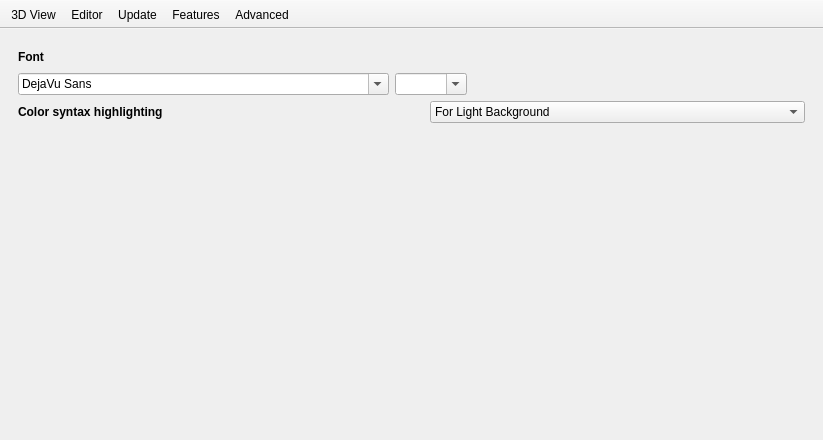
<?xml version="1.0" encoding="UTF-8"?>
<ui version="4.0">
 <class>Preferences</class>
 <widget class="QMainWindow" name="Preferences">
  <property name="geometry">
   <rect>
    <x>0</x>
    <y>0</y>
    <width>823</width>
    <height>440</height>
   </rect>
  </property>
  <property name="sizePolicy">
   <sizepolicy hsizetype="Preferred" vsizetype="Preferred">
    <horstretch>0</horstretch>
    <verstretch>0</verstretch>
   </sizepolicy>
  </property>
  <property name="windowTitle">
   <string>Preferences</string>
  </property>
  <property name="unifiedTitleAndToolBarOnMac">
   <bool>true</bool>
  </property>
  <widget class="QWidget" name="centralwidget">
   <layout class="QVBoxLayout" name="verticalLayout">
    <item>
     <widget class="QStackedWidget" name="stackedWidget">
      <property name="currentIndex">
       <number>1</number>
      </property>
      <widget class="QWidget" name="page3DView">
       <layout class="QVBoxLayout" name="verticalLayout_4">
        <item>
         <layout class="QHBoxLayout" name="horizontalLayout" stretch="1,3">
          <item>
           <layout class="QVBoxLayout" name="verticalLayout_2">
            <item>
             <widget class="QLabel" name="label">
              <property name="text">
               <string>Color scheme:</string>
              </property>
             </widget>
            </item>
            <item>
             <widget class="QListWidget" name="colorSchemeChooser">
              <property name="alternatingRowColors">
               <bool>false</bool>
              </property>
              <property name="currentRow">
               <number>0</number>
              </property>
              <item>
               <property name="text">
                <string>Cornfield</string>
               </property>
              </item>
              <item>
               <property name="text">
                <string>Metallic</string>
               </property>
              </item>
              <item>
               <property name="text">
                <string>Sunset</string>
               </property>
              </item>
             </widget>
            </item>
           </layout>
          </item>
          <item>
           <spacer name="horizontalSpacer">
            <property name="orientation">
             <enum>Qt::Horizontal</enum>
            </property>
            <property name="sizeHint" stdset="0">
             <size>
              <width>40</width>
              <height>20</height>
             </size>
            </property>
           </spacer>
          </item>
         </layout>
        </item>
        <item>
         <spacer name="verticalSpacer">
          <property name="orientation">
           <enum>Qt::Vertical</enum>
          </property>
          <property name="sizeHint" stdset="0">
           <size>
            <width>20</width>
            <height>645</height>
           </size>
          </property>
         </spacer>
        </item>
       </layout>
      </widget>
      <widget class="QWidget" name="pageEditor">
       <layout class="QVBoxLayout" name="verticalLayout_5">
        <item>
         <layout class="QGridLayout" name="gridLayout">
          <item row="0" column="0">
           <widget class="QLabel" name="labelFont">
            <property name="font">
             <font>
              <weight>75</weight>
              <bold>true</bold>
             </font>
            </property>
            <property name="text">
             <string>Font</string>
            </property>
            <property name="scaledContents">
             <bool>false</bool>
            </property>
           </widget>
          </item>
          <item row="0" column="1">
           <spacer name="horizontalSpacer_4">
            <property name="orientation">
             <enum>Qt::Horizontal</enum>
            </property>
            <property name="sizeHint" stdset="0">
             <size>
              <width>40</width>
              <height>20</height>
             </size>
            </property>
           </spacer>
          </item>
          <item row="1" column="0" colspan="2">
           <widget class="QFontComboBox" name="fontChooser">
            <property name="currentFont">
             <font>
              <family>DejaVu Sans</family>
              <pointsize>12</pointsize>
             </font>
            </property>
           </widget>
          </item>
          <item row="1" column="2">
           <widget class="QComboBox" name="fontSize">
            <property name="editable">
             <bool>true</bool>
            </property>
           </widget>
          </item>
          <item row="1" column="3">
           <spacer name="horizontalSpacer_5">
            <property name="orientation">
             <enum>Qt::Horizontal</enum>
            </property>
            <property name="sizeHint" stdset="0">
             <size>
              <width>40</width>
              <height>20</height>
             </size>
            </property>
           </spacer>
          </item>
         </layout>
        </item>
        <item>
         <layout class="QHBoxLayout" name="horizontalLayout_5">
          <property name="bottomMargin">
           <number>0</number>
          </property>
          <item>
           <widget class="QLabel" name="labelColorSyntaxHighlighting">
            <property name="font">
             <font>
              <weight>75</weight>
              <bold>true</bold>
             </font>
            </property>
            <property name="text">
             <string>Color syntax highlighting</string>
            </property>
           </widget>
          </item>
          <item>
           <spacer name="horizontalSpacer_3">
            <property name="orientation">
             <enum>Qt::Horizontal</enum>
            </property>
            <property name="sizeType">
             <enum>QSizePolicy::Maximum</enum>
            </property>
            <property name="sizeHint" stdset="0">
             <size>
              <width>30</width>
              <height>20</height>
             </size>
            </property>
           </spacer>
          </item>
          <item>
           <widget class="QComboBox" name="syntaxHighlight">
            <property name="currentIndex">
             <number>1</number>
            </property>
            <item>
             <property name="text">
              <string>Off</string>
             </property>
            </item>
            <item>
             <property name="text">
              <string>For Light Background</string>
             </property>
            </item>
            <item>
             <property name="text">
              <string>For Dark Background</string>
             </property>
            </item>
           </widget>
          </item>
         </layout>
        </item>
        <item>
         <spacer name="verticalSpacer_4">
          <property name="orientation">
           <enum>Qt::Vertical</enum>
          </property>
          <property name="sizeHint" stdset="0">
           <size>
            <width>20</width>
            <height>77</height>
           </size>
          </property>
         </spacer>
        </item>
       </layout>
      </widget>
      <widget class="QWidget" name="pageUpdate">
       <layout class="QVBoxLayout" name="verticalLayout_16">
        <item>
         <layout class="QHBoxLayout" name="horizontalLayout_9">
          <item>
           <layout class="QVBoxLayout" name="verticalLayout_8">
            <item>
             <widget class="QCheckBox" name="updateCheckBox">
              <property name="text">
               <string>Automatically check for updates</string>
              </property>
              <property name="checked">
               <bool>true</bool>
              </property>
             </widget>
            </item>
            <item>
             <widget class="QCheckBox" name="snapshotCheckBox">
              <property name="text">
               <string>Include development snapshots</string>
              </property>
             </widget>
            </item>
           </layout>
          </item>
          <item>
           <spacer name="horizontalSpacer_2">
            <property name="orientation">
             <enum>Qt::Horizontal</enum>
            </property>
            <property name="sizeHint" stdset="0">
             <size>
              <width>40</width>
              <height>20</height>
             </size>
            </property>
           </spacer>
          </item>
         </layout>
        </item>
        <item>
         <layout class="QVBoxLayout" name="verticalLayout_7">
          <property name="spacing">
           <number>0</number>
          </property>
          <item>
           <layout class="QHBoxLayout" name="horizontalLayout_11">
            <item>
             <spacer name="horizontalSpacer_10">
              <property name="orientation">
               <enum>Qt::Horizontal</enum>
              </property>
              <property name="sizeHint" stdset="0">
               <size>
                <width>40</width>
                <height>20</height>
               </size>
              </property>
             </spacer>
            </item>
            <item>
             <widget class="QPushButton" name="checkNowButton">
              <property name="text">
               <string>Check Now</string>
              </property>
             </widget>
            </item>
            <item>
             <spacer name="horizontalSpacer_9">
              <property name="orientation">
               <enum>Qt::Horizontal</enum>
              </property>
              <property name="sizeHint" stdset="0">
               <size>
                <width>40</width>
                <height>20</height>
               </size>
              </property>
             </spacer>
            </item>
           </layout>
          </item>
          <item>
           <layout class="QHBoxLayout" name="horizontalLayout_10">
            <item>
             <spacer name="horizontalSpacer_11">
              <property name="orientation">
               <enum>Qt::Horizontal</enum>
              </property>
              <property name="sizeHint" stdset="0">
               <size>
                <width>40</width>
                <height>20</height>
               </size>
              </property>
             </spacer>
            </item>
            <item>
             <widget class="QLabel" name="lastCheckedLabel">
              <property name="enabled">
               <bool>false</bool>
              </property>
              <property name="font">
               <font>
                <pointsize>11</pointsize>
               </font>
              </property>
              <property name="text">
               <string>Last checked: </string>
              </property>
             </widget>
            </item>
            <item>
             <spacer name="horizontalSpacer_12">
              <property name="orientation">
               <enum>Qt::Horizontal</enum>
              </property>
              <property name="sizeHint" stdset="0">
               <size>
                <width>40</width>
                <height>20</height>
               </size>
              </property>
             </spacer>
            </item>
           </layout>
          </item>
         </layout>
        </item>
        <item>
         <spacer name="verticalSpacer_7">
          <property name="orientation">
           <enum>Qt::Vertical</enum>
          </property>
          <property name="sizeHint" stdset="0">
           <size>
            <width>20</width>
            <height>89</height>
           </size>
          </property>
         </spacer>
        </item>
       </layout>
      </widget>
      <widget class="QWidget" name="pageFeatures">
       <layout class="QGridLayout" name="gridLayout_2">
        <property name="margin">
         <number>0</number>
        </property>
        <item row="0" column="0">
         <layout class="QVBoxLayout" name="verticalLayout_9">
          <item>
           <widget class="QLabel" name="labelFeatures">
            <property name="font">
             <font>
              <weight>75</weight>
              <bold>true</bold>
             </font>
            </property>
            <property name="text">
             <string>Features</string>
            </property>
           </widget>
          </item>
          <item>
           <widget class="QScrollArea" name="scrollArea">
            <property name="frameShape">
             <enum>QFrame::NoFrame</enum>
            </property>
            <property name="frameShadow">
             <enum>QFrame::Plain</enum>
            </property>
            <property name="horizontalScrollBarPolicy">
             <enum>Qt::ScrollBarAlwaysOff</enum>
            </property>
            <property name="widgetResizable">
             <bool>true</bool>
            </property>
            <widget class="QWidget" name="scrollAreaWidgetContents">
             <property name="geometry">
              <rect>
               <x>0</x>
               <y>0</y>
               <width>803</width>
               <height>318</height>
              </rect>
             </property>
             <layout class="QVBoxLayout" name="verticalLayout_10">
              <item>
               <layout class="QGridLayout" name="gridLayoutExperimentalFeatures" rowminimumheight="0">
                <property name="spacing">
                 <number>8</number>
                </property>
               </layout>
              </item>
              <item>
               <spacer name="verticalSpacer_3">
                <property name="orientation">
                 <enum>Qt::Vertical</enum>
                </property>
                <property name="sizeHint" stdset="0">
                 <size>
                  <width>20</width>
                  <height>282</height>
                 </size>
                </property>
               </spacer>
              </item>
             </layout>
            </widget>
           </widget>
          </item>
         </layout>
        </item>
       </layout>
      </widget>
      <widget class="QWidget" name="pageAdvanced">
       <layout class="QVBoxLayout" name="verticalLayout_3">
        <item>
         <widget class="QGroupBox" name="groupBox">
          <property name="title">
           <string>OpenCSG</string>
          </property>
          <layout class="QVBoxLayout" name="verticalLayout_6">
           <item>
            <widget class="QCheckBox" name="openCSGWarningBox">
             <property name="text">
              <string>Show capability warning</string>
             </property>
             <property name="checked">
              <bool>true</bool>
             </property>
            </widget>
           </item>
           <item>
            <widget class="QCheckBox" name="enableOpenCSGBox">
             <property name="text">
              <string>Enable for OpenGL 1.x</string>
             </property>
            </widget>
           </item>
           <item>
            <layout class="QHBoxLayout" name="horizontalLayout_4">
             <item>
              <widget class="QLabel" name="label_7">
               <property name="text">
                <string>Turn off rendering at </string>
               </property>
              </widget>
             </item>
             <item>
              <widget class="QLineEdit" name="opencsgLimitEdit"/>
             </item>
             <item>
              <widget class="QLabel" name="label_8">
               <property name="text">
                <string>elements</string>
               </property>
              </widget>
             </item>
            </layout>
           </item>
           <item>
            <widget class="QCheckBox" name="forceGoldfeatherBox">
             <property name="text">
              <string>Force Goldfeather</string>
             </property>
            </widget>
           </item>
          </layout>
         </widget>
        </item>
        <item>
         <layout class="QHBoxLayout" name="horizontalLayout_2">
          <item>
           <widget class="QLabel" name="label_4">
            <property name="text">
             <string>CGAL Cache size</string>
            </property>
           </widget>
          </item>
          <item>
           <widget class="QLineEdit" name="cgalCacheSizeEdit"/>
          </item>
          <item>
           <widget class="QLabel" name="label_2">
            <property name="text">
             <string>bytes</string>
            </property>
           </widget>
          </item>
         </layout>
        </item>
        <item>
         <layout class="QHBoxLayout" name="horizontalLayout_3">
          <item>
           <widget class="QLabel" name="label_5">
            <property name="text">
             <string>PolySet Cache size</string>
            </property>
           </widget>
          </item>
          <item>
           <widget class="QLineEdit" name="polysetCacheSizeEdit"/>
          </item>
          <item>
           <widget class="QLabel" name="label_6">
            <property name="text">
             <string>bytes</string>
            </property>
           </widget>
          </item>
         </layout>
        </item>
        <item>
         <widget class="QCheckBox" name="localizationCheckBox">
          <property name="text">
           <string>Enable user interface localization (requires restart of OpenSCAD)</string>
          </property>
          <property name="checked">
           <bool>true</bool>
          </property>
         </widget>
        </item>
        <item>
         <spacer name="verticalSpacer_2">
          <property name="orientation">
           <enum>Qt::Vertical</enum>
          </property>
          <property name="sizeHint" stdset="0">
           <size>
            <width>20</width>
            <height>11</height>
           </size>
          </property>
         </spacer>
        </item>
       </layout>
      </widget>
     </widget>
    </item>
   </layout>
  </widget>
  <widget class="QToolBar" name="toolBar">
   <property name="windowTitle">
    <string>toolBar</string>
   </property>
   <property name="movable">
    <bool>false</bool>
   </property>
   <property name="allowedAreas">
    <set>Qt::TopToolBarArea</set>
   </property>
   <property name="toolButtonStyle">
    <enum>Qt::ToolButtonTextUnderIcon</enum>
   </property>
   <property name="floatable">
    <bool>false</bool>
   </property>
   <attribute name="toolBarArea">
    <enum>TopToolBarArea</enum>
   </attribute>
   <attribute name="toolBarBreak">
    <bool>false</bool>
   </attribute>
   <addaction name="prefsAction3DView"/>
   <addaction name="prefsActionEditor"/>
   <addaction name="prefsActionUpdate"/>
   <addaction name="prefsActionFeatures"/>
   <addaction name="prefsActionAdvanced"/>
  </widget>
  <action name="prefsAction3DView">
   <property name="checkable">
    <bool>true</bool>
   </property>
   <property name="icon">
    <iconset resource="../openscad.qrc">
     <normaloff>:/icons/prefs3DView.png</normaloff>:/icons/prefs3DView.png</iconset>
   </property>
   <property name="text">
    <string>3D View</string>
   </property>
  </action>
  <action name="prefsActionAdvanced">
   <property name="checkable">
    <bool>true</bool>
   </property>
   <property name="icon">
    <iconset resource="../openscad.qrc">
     <normaloff>:/icons/prefsAdvanced.png</normaloff>:/icons/prefsAdvanced.png</iconset>
   </property>
   <property name="text">
    <string>Advanced</string>
   </property>
  </action>
  <action name="prefsActionEditor">
   <property name="checkable">
    <bool>true</bool>
   </property>
   <property name="icon">
    <iconset resource="../openscad.qrc">
     <normaloff>:/icons/prefsEditor.png</normaloff>:/icons/prefsEditor.png</iconset>
   </property>
   <property name="text">
    <string>Editor</string>
   </property>
  </action>
  <action name="prefsActionUpdate">
   <property name="checkable">
    <bool>true</bool>
   </property>
   <property name="icon">
    <iconset resource="../openscad.qrc">
     <normaloff>:/icons/prefsUpdate.png</normaloff>:/icons/prefsUpdate.png</iconset>
   </property>
   <property name="text">
    <string>Update</string>
   </property>
  </action>
  <action name="prefsActionFeatures">
   <property name="checkable">
    <bool>true</bool>
   </property>
   <property name="icon">
    <iconset resource="../openscad.qrc">
     <normaloff>:/icons/prefsFeatures.png</normaloff>:/icons/prefsFeatures.png</iconset>
   </property>
   <property name="text">
    <string>Features</string>
   </property>
   <property name="toolTip">
    <string>Enable/Disable experimental features</string>
   </property>
  </action>
 </widget>
 <resources>
  <include location="../openscad.qrc"/>
 </resources>
 <connections/>
</ui>
